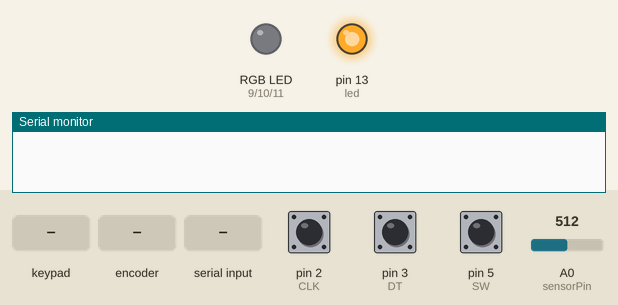
Recording of a sketch running on a simulated Arduino Mega 2560, built with avr-gcc and run on an emulated ATmega2560. Parts: an RGB LED mixed from three pins (HIGH = lit), output pins drawn as LEDs (lit = HIGH), the last lines printed to the serial monitor. The test bench sets the inputs (shaded band); at power-on: pin 5 (SW) HIGH, pin 2 (CLK) HIGH, pin 3 (DT) HIGH, A0 (sensorPin) = 512.

Above: at 1.2 s.
1.3 s: pin 5 (SW) pulled LOW for 0.15 s
At 2.3 s:
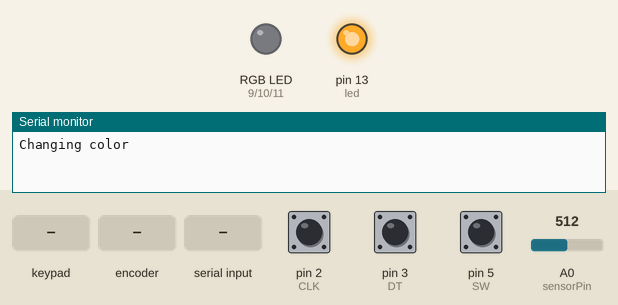
4.3 s: key 'B' pressed
At 5.18 s:
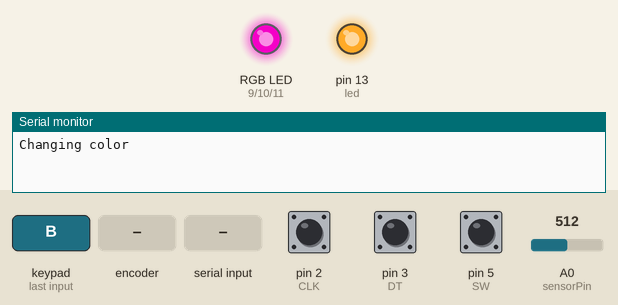
At 6.8 s:
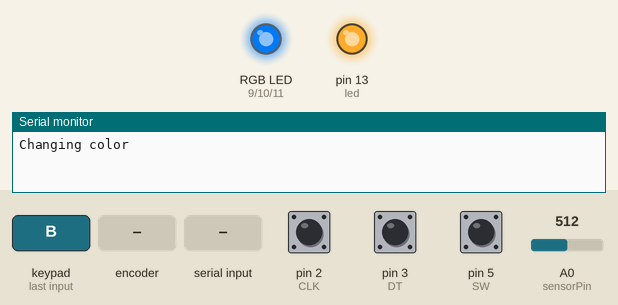
7.3 s: rotary encoder on pin 2 (CLK) / pin 3 (DT) turned 1 step (first pin leading)
At 7.52 s:
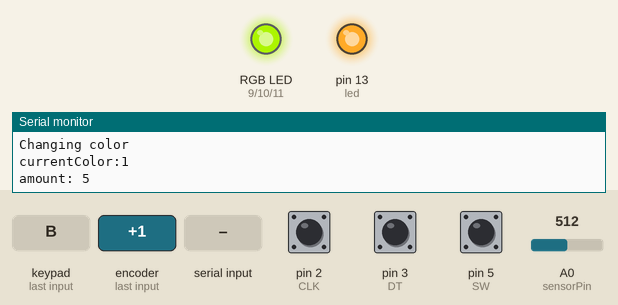
10.3 s: keypad keys 2 2 2 4 2 6 2 8 A pressed 0.4 s apart
Timing chart, 0 to 12.3 s (numbered marks = the images above; inputs shaded):
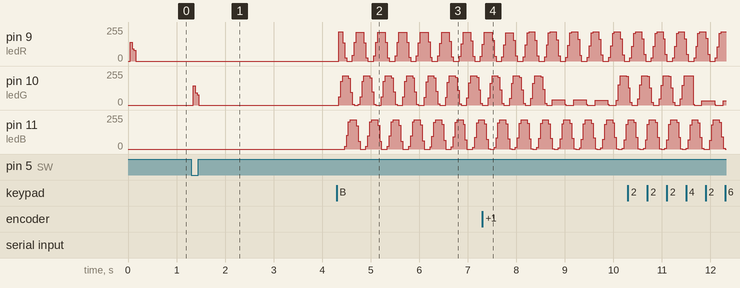

Measured:
- after the input at 1.3 s, pin 10 (ledG): 0/255 → 143/255 at once, → 93/255 0.04 s later, → 78/255 0.04 s later, → 0/255 0.04 s later

The sketch:

FYDE_Project_Mega.ino
```cpp
#include <Blynk.h>
#include <Keypad.h>

/******************************************************

 RUN ME ON YOUR MEGA!!!

 This program sends your network and blynk token information
 to the WiFi module over serial, then should recieve characters over
 serial from the WiFi module in return.

 1) Wire Module:
 Wire according to this picture: https://www.forward.com.au/pfod/ESP8266/GPIOpins/ESP8266_01.jpg
 - Connect VCC and CH_PD to 3.3V on the arduino
 - Connect RX1 on the mega to TX on the programmer
 - Connect TX1 on the mega to RX on the programmer
 - Connect GND to GND

 2) Go to Tools -> Board and select Arduino/Genuino Mega or Mega 2560

 3) Sign up for Blynk (https://www.blynk.cc/) and install the app on your phone.
 MAKE SURE TO CREATE AND WRITE DOWN YOUR TOKEN!!!
 Then, go to Sketch -> Include Library -> Manage Libraries and search 'Blynk' and
 install the library

 4) Change the network name, password, and blynk token in the code to reflect your own

 5) Finish writing the serial recieve in the 'void loop()'
 It needs to:
 - Continuously look for serial input on Serial 1
 - Take any character recieved on Serial 1 and print
 the data out through the main Serial

 6) Open a serial monitor by going to
 Tools -> Serial Monitor and set to 9600 baud once open to see output
 and run!

 ******************************************************/

#define led 13

const int CLK = 2;//CLK->D2
const int DT = 3;//DT->D3
const int SW = 5;//SW->D5
const int interrupt0 = 0;// Interrupt 0 is on pin 2
const char hexaKeys[4][4] = {
  {'1','2','3','A'},
  {'4','5','6','B'},
  {'7','8','9','C'},
  {'*','0','#','D'}
};
const int ledR = 9;
const int ledG = 10;
const int ledB = 11;
const byte rowPins[4] = {22, 24, 26, 28}; //connect to the row pinouts of the keypad
const byte colPins[4] = {30, 32, 34, 36}; //connect to the column pinouts of the keypad

static int count = 0;//Define the count
static int lastCLK = 0;//CLK initial value
static int currentColor = 0; // 0 is r, 1 is g, 2 is b
static int LED[3] = {0, 0, 0};
static int BreatheLED[3] = {255, 0, 0};
static int updateLED[3] = {0, 0, 0};
static int inputSum = -1;
static int lastSwitch = 1;
static int state = 0;
static int lastState = 0;
static int mode = 0; // 0 is normal, 2 is strobe
static int periodCounter = 0;
static int flashCounter = 0;
static int flashCycle = 0;
static int strobeCycle = 0;


Keypad customKeypad = Keypad(makeKeymap(hexaKeys), rowPins, colPins, 4, 4);

void cycleColor() {
  if (++currentColor == 3) {
    currentColor = 0;
  }
  flashCounter = 0;
  Serial.println("Changing color");
}


int     Pin_Number  = 255;
int     Pin_Integer = 0;
float   Pin_Float   = 0.0;

// **********************************
void DebugPrint(void) {

  Serial.print(Pin_Number);
  Serial.print(",");
  Serial.print(Pin_Integer);
  Serial.print(",");
  Serial.println(Pin_Float);

}

void CheckKeypad(void) {
  if (!digitalRead(SW) && lastSwitch == 1) {
    cycleColor();
  }

  char key = customKeypad.getKey();
  if (key == '#') {
    if (state == 1) {
      if (inputSum != -1) {
        updateLED[currentColor] = inputSum > 255 ? 255 : inputSum;
      }
      // reset inputsum and update led
      inputSum = -1;
      LED[0] = updateLED[0];
      LED[1] = updateLED[1];
      LED[2] = updateLED[2];
      state = 0;
      flashCounter = 400;
    } else {
      state = 1;
      currentColor = 0;
      flashCounter = 0;
    }
  } else if (key == 'A') {
    mode = 0;
  } else if (key == 'B') {
    mode = 1;
  } else if (key == 'C') {
    mode = 2;
  } else if (key == 'D') {
    Serial.print("inputSum: ");
    Serial.println(inputSum);
    Serial.print("State: ");
    Serial.println(state);
  } else if (key == '*') {
    if (state == 1) {
      if (inputSum != -1) {
        updateLED[currentColor] = inputSum;
      }
      // reset inputsum
      inputSum = -1;
      cycleColor();
    } else if (state == 0) {
      cycleColor();
    }
  } else if (key != 0x0) {
    if (state == 1) {
      if (inputSum != -1) {
        inputSum *= 10;
      } else {
        inputSum = 0;
      }
      Serial.println(key - '0');
      inputSum += key - '0';
    }
  }
  if (lastState != state) {
    Serial.print("State: ");
    Serial.println(state);
  }
  if (mode == 0) {
    analogWrite(ledR, LED[0]);
    analogWrite(ledG, LED[1]);
    analogWrite(ledB, LED[2]);
  } else if (mode == 1) {
    periodCounter++;
    if (periodCounter < 5000) {
      analogWrite(ledR, 0);
      analogWrite(ledG, 0);
      analogWrite(ledB, 0);
    } else {
      analogWrite(ledR, LED[0]);
      analogWrite(ledG, LED[1]);
      analogWrite(ledB, LED[2]);
    }
    if (periodCounter > 10000) {
      periodCounter = 0;
    }
  }
  lastSwitch = digitalRead(SW);
  lastState = state;
}

// **********************************
void SerialInput_to_Mega(void) {

  while (Serial1.available() > 0) {
    Serial.println(Serial1.peek());
    //Serial.println("In serial input");
    // look for the next valid integer in the incoming serial stream:
//    Serial.println(Serial1.read());
    Pin_Number  = Serial1.parseInt();
    Pin_Integer = Serial1.parseInt();
    Pin_Float = Serial1.parseFloat();
//
//    // look for the newline.
    if (Serial1.read() == '\n') {
      DebugPrint();
    } else {
      Serial.println("weird");
    }
  Parser();
  }
}

int Val = 50;
int led_val = 4;
int brightness = 255;

// **********************************
void Parser(void) {
  //Serial.println("In the parser");

  if((Pin_Number == 1) && (Pin_Integer == 1))  {

    DebugPrint();
    digitalWrite(led, HIGH);

    Serial1.print(Val);
    Serial1.print(",");
    Serial1.print(Pin_Integer);
    Serial1.print(",");
    Serial1.print(Val*Val);
    Serial1.print("\n");

    Serial1.print(led_val);
    Serial1.print(",");
    Serial1.print(brightness);
    Serial1.print(",");
    Serial1.print(Pin_Integer);
    Serial1.print("\n");
  }

  if((Pin_Number == 1) && (Pin_Integer == 0))  {
    DebugPrint();
    digitalWrite(led, LOW);

    Serial1.print(Val);
    Serial1.print(",");
    Serial1.print(Pin_Integer);
    Serial1.print(",");
    Serial1.print(Val*Val*8.39);
    Serial1.print("\n");

    Serial1.print(led_val);
    Serial1.print(",");
    Serial1.print(Pin_Integer);
    Serial1.print(",");
    Serial1.print(Val);
    Serial1.print("\n");

  }

  if (Pin_Number == 5) {
    brightness = Pin_Integer;

    DebugPrint();

    Serial1.print(led_val);
    Serial1.print(",");
    Serial1.print(brightness);
    Serial1.print(",");
    Serial1.print(Pin_Integer);
    Serial1.print("\n");
  }

}

int sensorPin = A0;    // select the input pin for the potentiometer
float sensorValueOld = 0.0;  // variable to store the value coming from the sensor
float sensorValueNew = 0.0;

// **********************************
void ReadSensors(void) {
  sensorValueNew = analogRead(sensorPin);

  if (abs(sensorValueNew - (sensorValueOld)) > 0) {
    Serial1.print(49);
    Serial1.print(",");
    Serial1.print(0);
    Serial1.print(",");
    Serial1.print((sensorValueNew/1023)*5);
    Serial1.print("\n");
    sensorValueOld = sensorValueNew;

//    Serial.print("Analog pin value = ");
//    Serial.print(sensorValueNew);
//    Serial.print("\n");
  }
}

void setup() {
  pinMode(led, OUTPUT);

  // start serial port at 9600 bps and wait for port to open:
  Serial.begin(9600);
  while (!Serial) {
    ; // wait for serial port to connect. Needed for native USB port only
  }
  Serial1.begin(9600);

  digitalWrite(led, HIGH);

  pinMode(SW, INPUT);
  digitalWrite(SW, HIGH);
  pinMode(CLK, INPUT);
  pinMode(DT, INPUT);
  pinMode(ledR, OUTPUT);
  pinMode(ledG, OUTPUT);
  pinMode(ledB, OUTPUT);
  attachInterrupt(interrupt0, Clk, CHANGE);//Set the interrupt 0 handler, trigger level change
}


void loop() {
  SerialInput_to_Mega();
  //Execute();
  ReadSensors();
  CheckKeypad();
  FlashCurrent();
  Strobe();
  Breathe();
}


void Clk() {
  int clkValue = digitalRead(CLK); //Read the CLK pin level
  int dtValue = digitalRead(DT); //Read the DT pin level
  if (lastCLK != clkValue)
  {
    lastCLK = clkValue;
    LED[currentColor] += (clkValue != dtValue ? 5 : -5);//CLK and inconsistent DT + 1, otherwise - 1
    if (LED[currentColor] < 0) {
      LED[currentColor] = 0;
    }
    if (LED[currentColor] > 255) {
      LED[currentColor] = 255;
    }
    Serial.print("currentColor:");
    Serial.println(currentColor);
    Serial.print("amount: ");
    Serial.println(LED[currentColor]);
  }
}

void FlashCurrent(void) {
  if (flashCounter == 400) {
    return;
  } else {
    flashCounter++;
  }
  if (flashCycle < 50) {
    flashCycle++;
    switch(currentColor) {
      case 0:
        analogWrite(ledR, 255);
        analogWrite(ledG, 0);
        analogWrite(ledB, 0);
        break;
      case 1:
        analogWrite(ledR, 0);
        analogWrite(ledG, 255);
        analogWrite(ledB, 0);
        break;
      case 2:
        analogWrite(ledR, 0);
        analogWrite(ledG, 0);
        analogWrite(ledB, 255);
        break;
    }
  } else if (flashCycle == 100) {
    flashCycle = 0;
  } else {
    flashCycle++;
    switch(currentColor) {
      case 0:
        analogWrite(ledR, 0);
        analogWrite(ledG, 0);
        analogWrite(ledB, 0);
        break;
      case 1:
        analogWrite(ledR, 0);
        analogWrite(ledG, 0);
        analogWrite(ledB, 0);
        break;
      case 2:
        analogWrite(ledR, 0);
        analogWrite(ledG, 0);
        analogWrite(ledB, 0);
        break;
    }
  }
}

void Strobe(void) {
  if (mode == 2) {
    if (strobeCycle < 10) {
      strobeCycle++;
      analogWrite(ledR, LED[0]);
      analogWrite(ledG, LED[1]);
      analogWrite(ledB, LED[2]);
    } else if (strobeCycle == 20) {
      strobeCycle = 0;
    } else {
      strobeCycle++;
      analogWrite(ledR, 0);
      analogWrite(ledG, 0);
      analogWrite(ledB, 0);
    }
  }
}

void Breathe(void) {
  if (mode == 1) {
    // Led control
    if (BreatheLED[0] == 255 && BreatheLED[1] != 255) {
        if (BreatheLED[2] > 0) {
            BreatheLED[2]--;
        } else {
            BreatheLED[1]++;
        }
    } else if (BreatheLED[1] == 255 && BreatheLED[2] != 255) {
        if (BreatheLED[0] > 0) {
            BreatheLED[0]--;
        } else {
            BreatheLED[2]++;
        }
    } else if (BreatheLED[2] == 255 && BreatheLED[0] != 255) {
        if (BreatheLED[1] > 0) {
            BreatheLED[1]--;
        } else {
            BreatheLED[0]++;
        }
    }
    analogWrite(ledR, BreatheLED[0]);
    analogWrite(ledG, BreatheLED[1]);
    analogWrite(ledB, BreatheLED[2]);
  }
}
```
